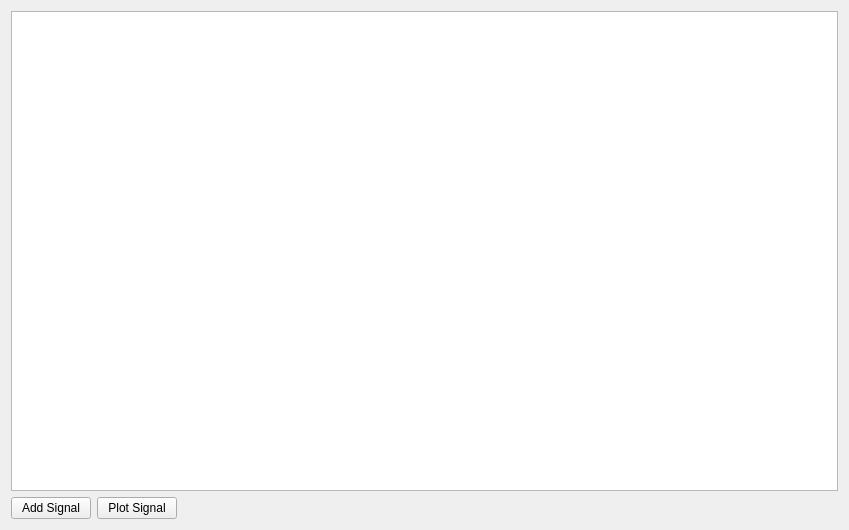
<?xml version="1.0" encoding="UTF-8"?>
<ui version="4.0">
 <class>PlotWindow</class>
 <widget class="QWidget" name="PlotWindow">
  <property name="geometry">
   <rect>
    <x>0</x>
    <y>0</y>
    <width>849</width>
    <height>530</height>
   </rect>
  </property>
  <property name="windowTitle">
   <string>Form</string>
  </property>
  <layout class="QGridLayout" name="gridLayout">
   <item row="0" column="0">
    <layout class="QVBoxLayout" name="verticalLayout">
     <item>
      <widget class="PlotWidget" name="PlotView"/>
     </item>
     <item>
      <layout class="QHBoxLayout" name="horizontalLayout">
       <item>
        <widget class="QPushButton" name="pushButtonAddSignal">
         <property name="text">
          <string>Add Signal</string>
         </property>
        </widget>
       </item>
       <item>
        <widget class="QPushButton" name="pushButtonPlotNewSignal">
         <property name="text">
          <string>Plot Signal</string>
         </property>
        </widget>
       </item>
       <item>
        <spacer name="horizontalSpacer">
         <property name="orientation">
          <enum>Qt::Horizontal</enum>
         </property>
         <property name="sizeHint" stdset="0">
          <size>
           <width>40</width>
           <height>20</height>
          </size>
         </property>
        </spacer>
       </item>
      </layout>
     </item>
    </layout>
   </item>
  </layout>
 </widget>
 <customwidgets>
  <customwidget>
   <class>PlotWidget</class>
   <extends>QGraphicsView</extends>
   <header>pyqtgraph.h</header>
  </customwidget>
 </customwidgets>
 <resources/>
 <connections/>
</ui>
